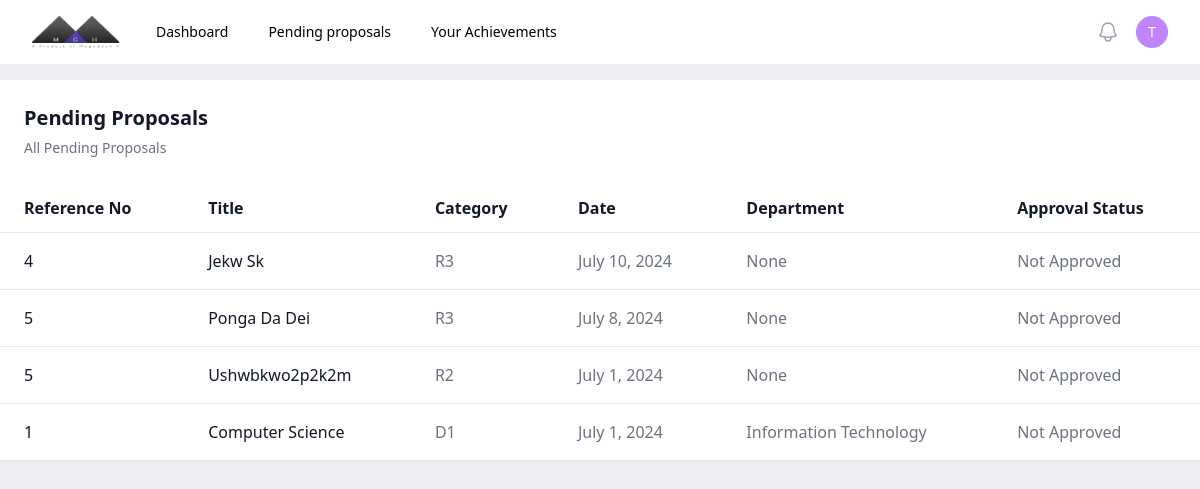
The page /pendingproposals/ (signed in) on the database its author committed.
### authentication/models.py (models this page shows, shortened)
class staff(AbstractUser):
    dept = models.ForeignKey(department, on_delete=models.CASCADE, null=True, blank=True)
    designation = models.CharField(max_length=20)
    phone = models.CharField(max_length=20)

class department(models.Model):
    name = models.CharField(max_length=50)
    hod = models.OneToOneField('staff', on_delete=models.SET_NULL, null=True, blank=True, related_name='hod')
    def __str__(self):
        return self.name

### controller/models.py (models this page shows, shortened)
class achievements(models.Model):
    statuses = [
        ('Not Approved', 'Not Approved'),
        ('HoD Approved', 'HoD Approved'),
        ('Controller Approved', 'Controller Approved')
    ]
    title = models.CharField(max_length=150)
    staff = models.ManyToManyField(staff)
    department = models.ForeignKey(department, on_delete=models.SET_NULL, null=True)
    achievementid = models.PositiveIntegerField()
    date = models.DateField()
    category = models.ForeignKey('rewardcategory', on_delete=models.SET_NULL, null=True)
    approvalstatus = models.CharField(max_length=50, choices=statuses, default='Not Approved')
    class Meta:
        verbose_name = "Achievement"
        verbose_name_plural = "All Acheivements"

class rewardcategory(models.Model):
    name = models.CharField(max_length=75)
    criterias = models.ManyToManyField(criteria)
    class Meta:
        verbose_name = 'Reward Category'
        verbose_name_plural = 'Reward Categories'

### controller/views.py (the view)
# urls.py: path('pendingproposals/', btv.pendingproposals, name="approvalapplication"),
def pendingproposals(request):
    objects = achievements.objects.filter(Q(approvalstatus='Not Approved') | Q(approvalstatus='HoD Approved'), staff=request.user)
    return render(request, 'controller/pendingproposals.html', {'objects': objects})

### controller/templates/controller/pendingproposals.html (shortened to what this page needs)
{% load static tailwind_tags %}
<!DOCTYPE html>
<html lang="en">
<head>
    {% tailwind_css %}
</head>
<body class="bg-[#ebedf0]">
    {% include 'central/nav.html' %}
    <div class="bg-white mt-4 max-w-[100vw] overflow-hidden relative">
        <div class="p-6">
            <h3 class="text-xl font-semibold leading-7 text-gray-900">Pending Proposals</h3>
            <p class="mt-1 max-w-2xl text-sm leading-6 text-gray-500">All Pending Proposals</p>
        </div>
        <div class="overflow-x-scroll">
        <table class="max-w-full text-left min-h-full text-gray-500 bg-white dark:text-gray-400 rounded-md overflow-x-auto w-full">
            <thead class="border-b text-gray-900 dark:text-gray-400">
                <tr>
                    <th scope="col" class="px-6 py-3">
                        Reference No
                    </th>
                    <th scope="col" class="px-6 py-3">
                        Title
                    </th>
                    <th scope="col" class="px-6 py-3">
                        Category
                    </th>
                    <th scope="col" class="px-6 py-3">
                        Date
                    </th>
                    <th scope="col" class="px-6 py-3">
                        Department
                    </th>
                    <th scope="col" class="px-6 py-3">
                        Approval Status
                    </th>
                </tr>
            </thead>
            <tbody>
                {% for object in objects %}
                <tr class="border-b hover:bg-slate-100">
                    <td scope="row" class="hover:underline px-6 py-4 font-medium text-gray-900 whitespace-nowrap">
                        {{object.achievementid}}
                    </td>
                    <td scope="row" class="hover:underline px-6 py-4 font-medium text-gray-900 whitespace-nowrap">
                        <a href="{% url 'approvalapplication' category=object.category.name id=object.achievementid %}">
                        {{object.title|title}}
                        </a>
                    </td>
                    <td scope="row" class="px-6 py-4">
                        {{object.category.name | title}}
                    </td>
                    <td scope="row" class="hover:underline px-6 py-4 whitespace-nowrap">
                        {{object.date}}
                    </td>
                    <td class="px-6 py-4">
                        {{object.department}}
                    </td>
                    <td class="px-6 py-4">
                        {{object.approvalstatus}}
                    </td>
                </tr>
                {% endfor %}
            </tbody>
            </table>
        </div>
    </div>
</body>
</html>

### central/templates/central/nav.html (shortened to what this page needs)
{% load static %}
<nav class="bg-white">
     <div class="mx-auto max-w-7xl px-2 sm:px-6 lg:px-8">
       <div class="relative flex h-16 items-center justify-between">
         <div class="flex flex-1 items-center justify-center sm:items-stretch sm:justify-start">
           <div class="flex flex-shrink-0 items-center">
             <img class="h-8 w-auto" src="{% static 'images/logo.png' %}" alt="Your Company">
           </div>
           <div class="hidden sm:ml-6 sm:block">
             <div class="flex space-x-4">
               <a href="/" class="rounded-md px-3 py-2 text-sm font-medium text-black hover:bg-gray-100" aria-current="page">Dashboard</a>
               <a href="/pendingproposals" class="rounded-md px-3 py-2 text-sm font-medium text-black hover:bg-gray-100 hover:text-black">Pending proposals</a>
               <a href="/achievements" class="rounded-md px-3 py-2 text-sm font-medium text-black hover:bg-gray-100 hover:text-black">Your Achievements</a>
             </div>
           </div>
         </div>
         <div class="absolute inset-y-0 right-0 flex items-center pr-2 sm:static sm:inset-auto sm:ml-6 sm:pr-0">
           <button type="button" class="relative rounded-full p-1 text-gray-400 hover:text-black focus:outline-none focus:ring-2 focus:ring-white focus:ring-offset-2 focus:ring-offset-gray-800">
             <span class="absolute -inset-1.5"></span>
           </button>
           <div class="relative ml-3">
             <div>
               <button type="button" class="min-w-8 min-h-8 flex items-center justify-center relative rounded-full text-sm border-none focus:outline-none" id="user-menu-button" aria-expanded="false" aria-haspopup="true">
                 <div class="">
                    <p class="text-white font-medium">{{request.user.username|make_list|first}}</p>
                 </div>
               </button>
             </div>
           </div>
         </div>
       </div>
     </div>
   </nav>

### rows shown on the page
staff: user.username|make_list "T"
achievements: achievementid "4", title "Jekw Sk", category.name "R3", date "July 10, 2024", department "None", approvalstatus "Not Approved"
achievements: achievementid "5", title "Ponga Da Dei", category.name "R3", date "July 8, 2024", department "None", approvalstatus "Not Approved"
achievements: achievementid "5", title "Ushwbkwo2p2k2m", category.name "R2", date "July 1, 2024", department "None", approvalstatus "Not Approved"
achievements: achievementid "1", title "Computer Science", category.name "D1", date "July 1, 2024", department "Information Technology", approvalstatus "Not Approved"
